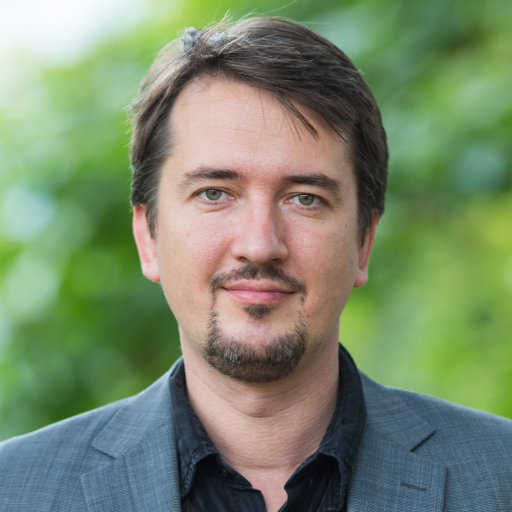
%> input picture Chapter3/pca_compression/illia.jpg, 1024 x 1024 px (shown at 1/2 size)
$ octave aux_plot_m.m   (GNU Octave 9; MATLAB toolbox functions it lacks are replaced by stand-ins)
%> lines starting %> are read from the running program, lines starting %| are printed output that depends on the picture
### Chapter3/pca_compression/from_image_to_X.m
function [X] = from_image_to_X(Xim,patch_size)
    T = (size(Xim,1)/patch_size)*(size(Xim,2)/patch_size); % I assume that width/patch_size and height/patch_size are integers

    X = zeros(patch_size*patch_size,T);
    t = 1; % sorry, I am too lazy to derive t = some_formula(i,j)
    for i=1:size(Xim,1)/patch_size
        for j=1:size(Xim,2)/patch_size
            subimage = Xim((i-1)*patch_size+1:i*patch_size,(j-1)*patch_size+1:j*patch_size);
            X(:,t) = reshape(subimage,patch_size*patch_size,1);
            t = t + 1; % my lazy counter :)
        end
    end
end

### Chapter3/pca_compression/mypca.m
function [Q, lambdas, Xmean, lambdas_all_sum] = mypca(X,m)

[n,T] = size(X);
Xmean = sum(X,2)/T;

% substract mean
X = X - kron(ones(1,T),Xmean);

% compute covariance matrix
mycov = X*X'; % dimension n,n

%[U,D] = eig(mycov); % do this and Matlab will go crazy :(
disp(['computing ' num2str(m) ' eigenvectors of matrix ' num2str(size(mycov,1)) ' x ' num2str(size(mycov,2))])
tic
[Q,D] = eigs(mycov,m);
disp([' it took ' num2str(toc) 's'])

lambdas = diag(D);
lambdas_all_sum = trace(mycov);

end

### Chapter3/pca_compression/aux_plot_m.m
% analysis of spectral properties of Cov matrix
% I used this script to generate figures in presentation

clear all

patch_size = 16; % 8,16,32,64,128,512,1024

im = imread(['illia.jpg']);
%> im is the input picture: size 1024x1024x3 uint8; mean R, G, B 121.2, 136.8, 107.7

% separate RGB
Xim{1} = double(im(:,:,1))/255;
Xim{2} = double(im(:,:,2))/255;
Xim{3} = double(im(:,:,3))/255;

% create dataset - small squares [patch_size x patch_size] and construct matrix X
X = cell(1,3);
for rgb_idx = 1:3 % for each channel
    X{rgb_idx} = from_image_to_X(Xim{rgb_idx},patch_size);
end
%> after the loop, X = 3 items


m = 50;

% compute PCA
Q = cell(1,3);
lambdas = cell(1,3);
lambdas_all_sum = cell(1,3);
Xmean = cell(1,3);
for rgb_idx = 1:3 % for each channel
    [Q{rgb_idx}, lambdas{rgb_idx}, Xmean{rgb_idx}, lambdas_all_sum{rgb_idx}] = mypca(X{rgb_idx},m);
end
%> this loop made 3 passes
%> lambdas_all_sum in mypca on passes 1 to 3: 51585.2, 42714.1, 42667.3
%> after the loop, Q = 3 items; Xmean = 3 items; lambdas = 3 items; lambdas_all_sum = {51585.2, 42714.1, 42667.3}

figure
hold on
plot(1:m,lambdas{1},'s-', 'LineWidth',1.5, 'Color', [0.8,0,0])
plot(1:m,lambdas{2},'s-', 'LineWidth',1.5, 'Color', [0,0.6,0])
plot(1:m,lambdas{3},'s-', 'LineWidth',1.5, 'Color', [0,0,0.8])
xlabel('index of eigenvalue')
ylabel('eigenvalue')
legend('red','green','blue')
set(gca,'yscale','log')
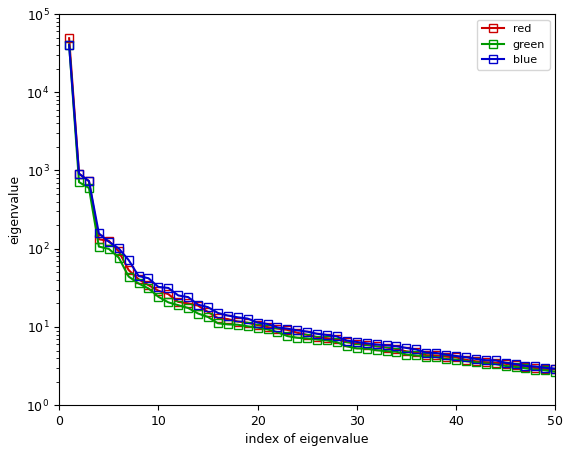
%> figure redrawn from the program's plot data; curve peaks at x = 1, y = 49025.2; curve peaks at x = 1, y = 40615.3; curve peaks at x = 1, y = 40007.6
hold off

relative_error = cell(1,3);
info_size = cell(1,3);
for rgb_idx = 1:3 % for each channel
    relative_error{rgb_idx} = zeros(size(lambdas{rgb_idx}));
    info_size{rgb_idx} = zeros(size(lambdas{rgb_idx}));
    for i=1:length(lambdas{rgb_idx})
        relative_error{rgb_idx}(i) = (lambdas_all_sum{rgb_idx} - sum(lambdas{rgb_idx}(1:i)))/lambdas_all_sum{rgb_idx};
        info_size{rgb_idx}(i) = (1 - relative_error{rgb_idx}(i))*100;
    end
end
%> after the loop, info_size = 3 items; relative_error = 3 items

figure
hold on
plot(1:m,relative_error{1},'s-', 'LineWidth',1.5, 'Color', [0.8,0,0])
plot(1:m,relative_error{2},'s-', 'LineWidth',1.5, 'Color', [0,0.6,0])
plot(1:m,relative_error{3},'s-', 'LineWidth',1.5, 'Color', [0,0,0.8])
xlabel('number of used eigenvalues')
ylabel('relative error')
legend('red','green','blue')
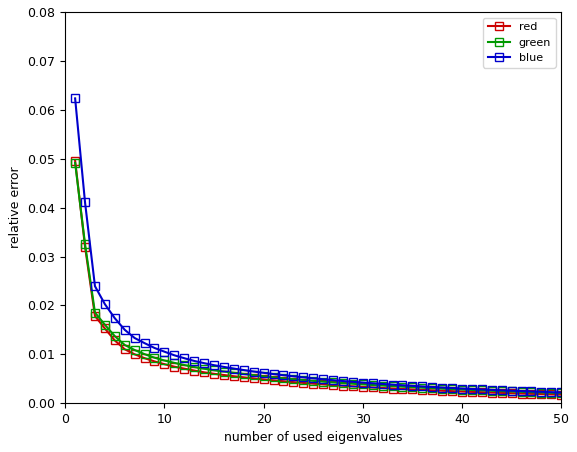
%> figure redrawn from the program's plot data; curve peaks at x = 1, y = 0.0496; curve peaks at x = 1, y = 0.0491; curve peaks at x = 1, y = 0.0623
hold off

figure
hold on
plot(1:m,info_size{1},'s-', 'LineWidth',1.5, 'Color', [0.8,0,0])
plot(1:m,info_size{2},'s-', 'LineWidth',1.5, 'Color', [0,0.6,0])
plot(1:m,info_size{3},'s-', 'LineWidth',1.5, 'Color', [0,0,0.8])
xlabel('number of used eigenvalues')
ylabel('remained information [%]')
legend('red','green','blue')
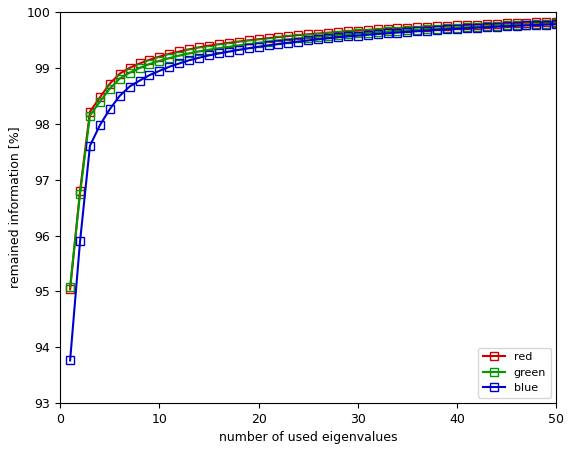
%> figure redrawn from the program's plot data; curve peaks at x = 50, y = 99.82; curve peaks at x = 50, y = 99.79; curve peaks at x = 50, y = 99.78
hold off


% compute projection and reconstruction for every m
rec_error = zeros(1,m);
compression = zeros(1,m);
for mm = 1:m
    Xreduced = cell(1,3);
    Xrec = cell(1,3);
    for rgb_idx = 1:3 % for each channel
        Xreduced{rgb_idx} = Q{rgb_idx}(:,1:mm)'*(X{rgb_idx} - kron(ones(1,size(X{rgb_idx},2)),Xmean{rgb_idx}));
        Xrec{rgb_idx} = Q{rgb_idx}(:,1:mm)*Xreduced{rgb_idx} + kron(ones(1,size(X{rgb_idx},2)),Xmean{rgb_idx});
    end

    for rgb_idx = 1:3 % for each channel
        rec_error(mm) = rec_error(mm) + sum(sum((Xrec{rgb_idx} - X{rgb_idx}).^2));
        compression(mm) = compression(mm) + (m+1)*patch_size*patch_size + size(Xreduced{rgb_idx},1)*size(Xreduced{rgb_idx},2);
    end
    rec_error(mm) = rec_error(mm)/(size(X{1},1)*size(X{1},2)*3);
    compression(mm) = (3*size(Xim{1},1)*size(Xim{1},2))/compression(mm);
end
%> after the loop, Xrec = 3 items; Xreduced = 3 items; compression = 50 values, max 61.13 at index 1, min 4.81 at index 50, mean 13.7; rec_error = 50 values, max 0.00233 at index 1, min 8.63e-05 at index 50, mean 0.000313


figure
hold on
plot(1:m,compression,'s-', 'LineWidth',1.5, 'Color', [0.8,0,0])
xlabel('number of used eigenvalues')
ylabel('compression ratio')
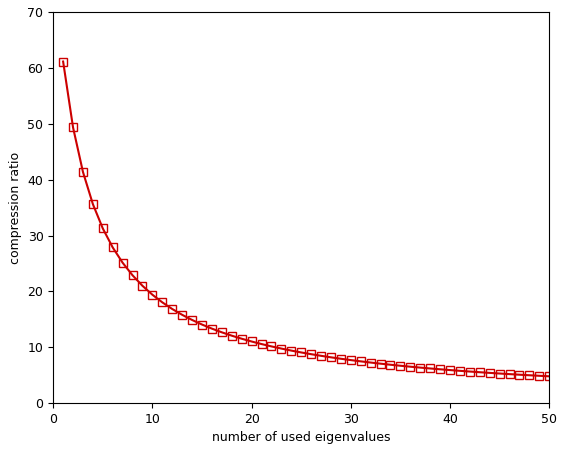
%> figure redrawn from the program's plot data; curve peaks at x = 1, y = 61.13
hold off
